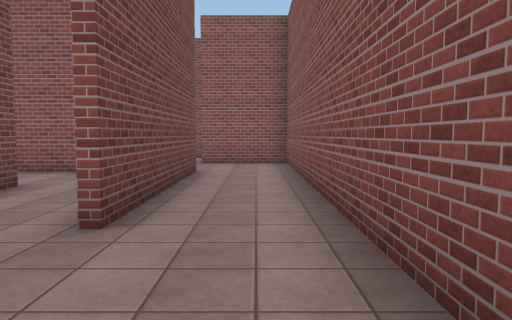
[1] (above)

22 first-person views from a walk through a Unity game level. The camera is 1.5 m above the floor, tilts 4° down and sees 70° across. The floor is counted in squares, 2 m on a side. Each view is taken from the middle of a square. On the plan, view 1 faces up. The plan holds only what a view shows up to about 11 squares ahead; the rest is blank. The place goes on beyond the plan. The player character is not drawn. Surface patterns are stand-ins for the level's own textures.

[2]
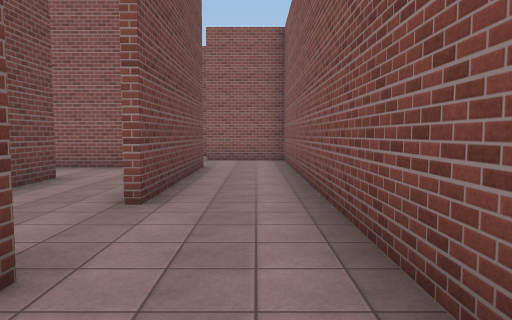

[3]
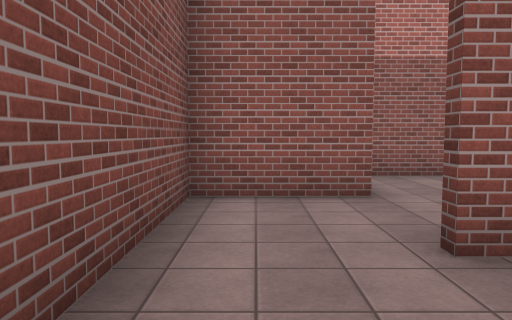

[4]
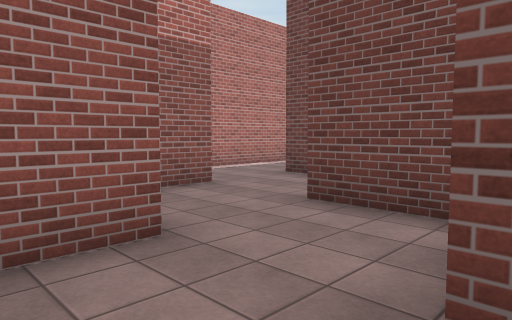

[5]
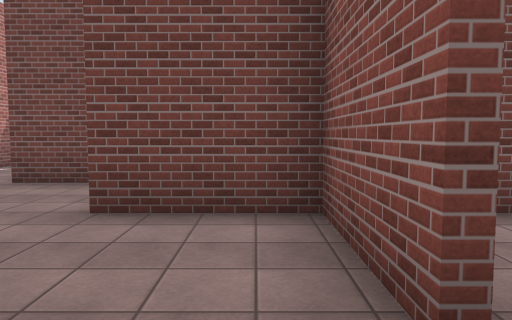

[6]
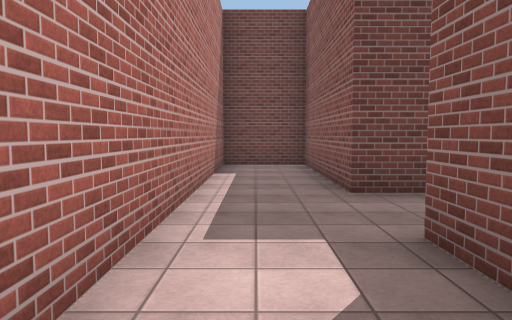

[7]
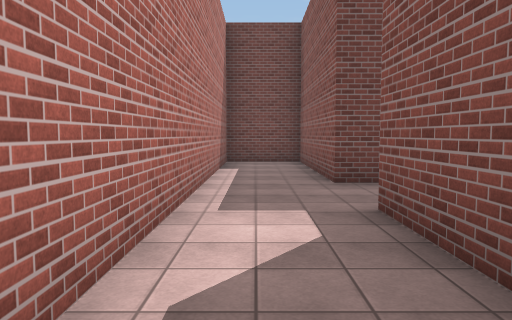

[8]
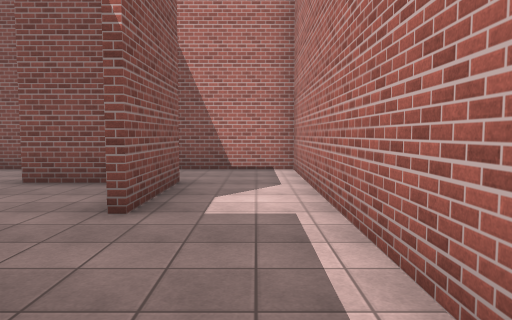

[9]
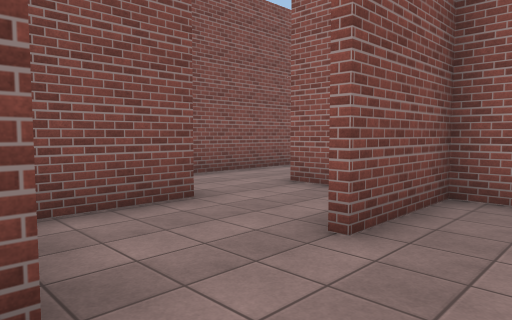

[10]
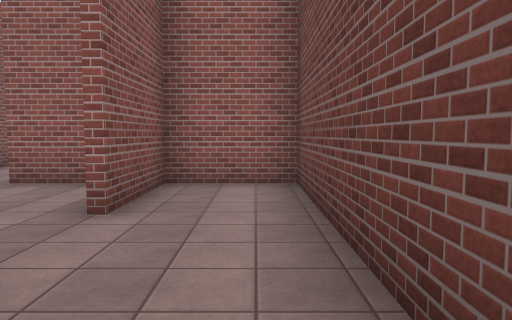

[11]
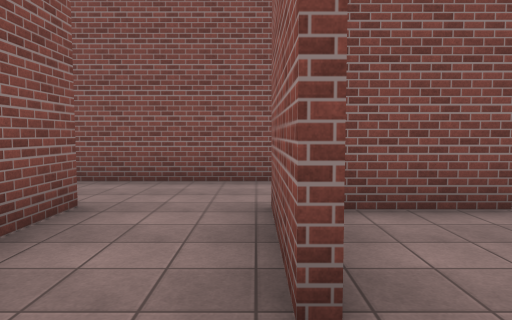

[12]
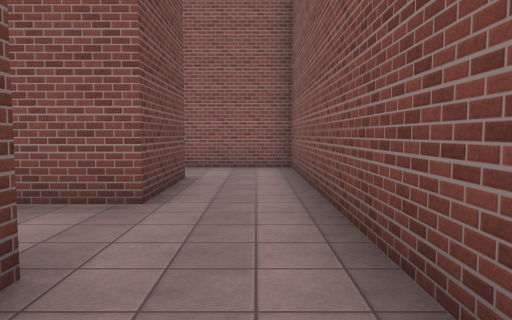

[13]
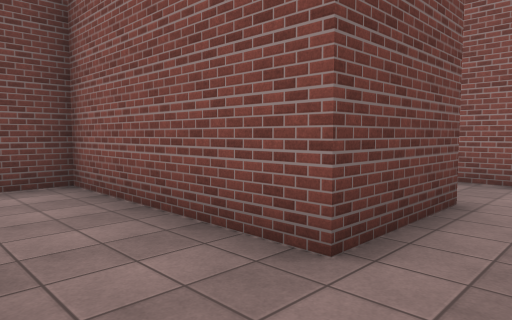

[14]
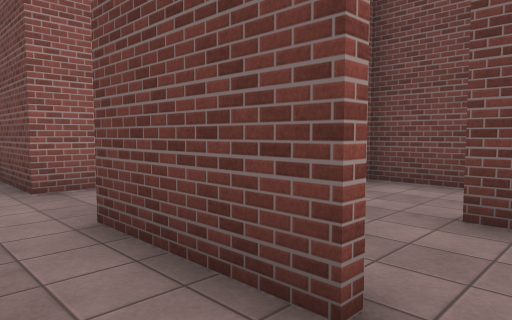

[15]
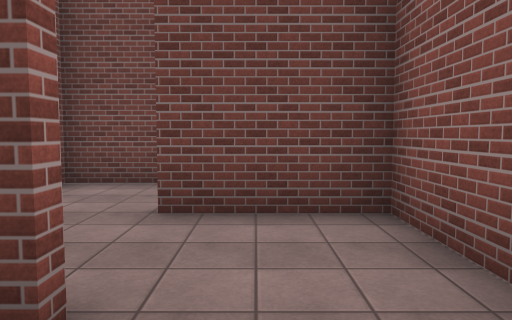

[16]
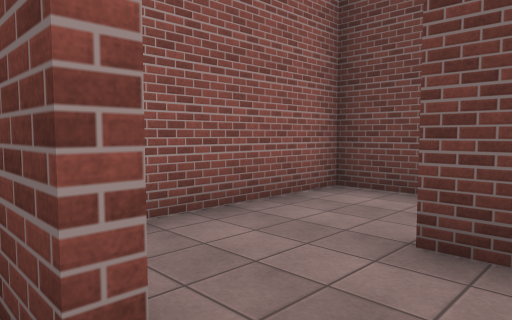

[17]
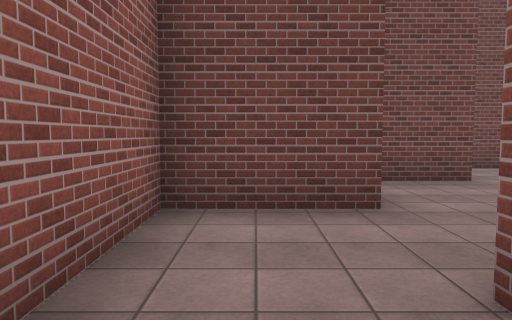

[18]
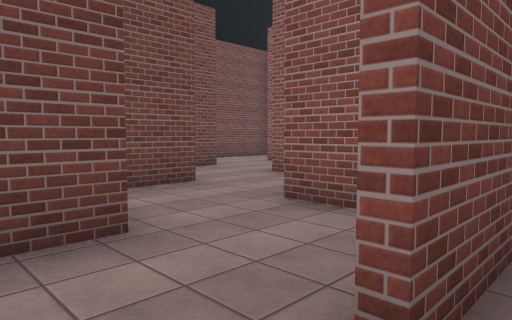

[19]
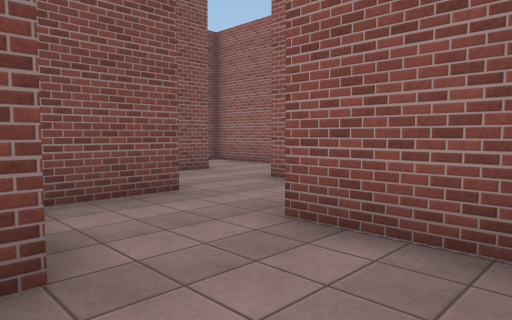

[20]
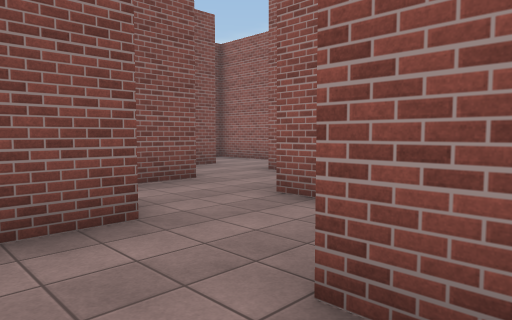

[21]
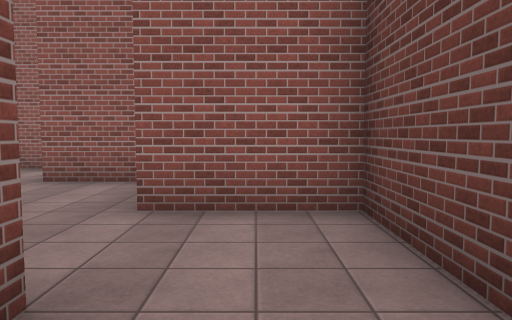

[22]
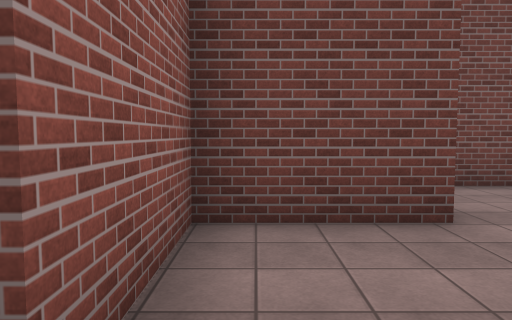

### Floor plan
Points are (right, up) in squares from view 1. A wall is a line through its corners. A room is listed if a view was taken in it or the views show most of it. See-through windows are left out.
Room 1 (views 1, 2, 3, 4, 5)
walls: (-1.6, 0.8) (-1.1, 0.8); (-1.1, 0.6) (-3.4, 0.6) (-3.4, -1.6); (-1.4, -2.8) (-1.4, -1.4) (0.8, -1.4) (0.8, 9.5) (-1.4, 9.5); (-1.2, 7.4) (-1.2, 2.8)
ways out: opening at (-1, 2) to room 8; opening at (-1, 8) to room 9; opening at (-3, -2.5)
Room 2 (views 6, 7, 8)
walls: (-5.6, -3.8) (-10, -3.8) (-10, -5.8) (0.8, -5.8) (0.8, -3.2); (-1.1, -3.8) (-3.6, -3.8)
ways out: opening at (-4.5, -4)
Room 3 (views 9, 11)
walls: (-5.6, 12.4) (-5.6, 7.4) (-3.6, 7.4) (-3.6, 9.8)
ways out: opening at (-4.5, 12) to room 4; opening at (-3, 10.5) to room 10
Room 4 (views 10, 12, 13, 14, 15, 16)
walls: (0.8, 11) (0.8, 18.3) (-1.4, 18.3); (-3.6, 11.8) (-1.2, 11.8) (-1.2, 10); (-1.2, 16.4) (-1.2, 13.9) (-5.6, 13.9) (-5.6, 12.4)
ways out: opening at (-4.5, 12) to room 3; opening at (-1, 17) to room 5
Room 5 (views 17, 18)
walls: (-3.6, 16) (-3.6, 16.9); (-4.8, 18.3) (-5.8, 18.3); (-7.1, 16.3) (-5.6, 16.3) (-5.6, 14) (-1.4, 14); (-1.4, 18.3) (-3.4, 18.3) (-3.4, 16)
ways out: opening at (-1, 17) to room 4; opening at (-6, 17) to room 11
Room 6 (views 19, 20, 21)
walls: (-12.2, 22.5) (-12.2, 21.9); (-10.9, 20.7) (-10, 20.7); (-8, 20.4) (-8, 21.5)
ways out: opening at (-9, 20) to room 12
Room 7 (view 22)
walls: (-5.8, 18.3) (-5.8, 20)
ways out: opening at (-7, 18) to room 11; opening at (-8, 19) to room 12
Room 8 (no view inside)
walls: (-3.4, 5.2) (-3.4, 4)
ways out: opening at (-1, 2) to room 1; opening at (-3, 6)
Room 9 (no view inside)
walls: (-2.5, 7.4) (-1.2, 7.4)
ways out: opening at (-1, 8) to room 1; opening at (-2, 9) to room 10
Room 10 (no view inside)
walls: (-1.4, 9.5) (-1.4, 11.1)
ways out: opening at (-3, 10.5) to room 3; opening at (-2, 9) to room 9
Room 11 (no view inside)
walls: (-7.8, 18.5) (-7.8, 17)
ways out: opening at (-6, 17) to room 5; opening at (-7, 18) to room 7
Room 12 (no view inside)
walls: (-10, 20.7) (-10, 18.5) (-7.8, 18.5)
ways out: opening at (-9, 20) to room 6; opening at (-8, 19) to room 7

Positions as (right, up) in squares from view 1, and headings:
1: (0, 0), facing up
2: (0, -1), facing up
3: (0, 3), facing down
4: (0, 1), facing down-left
5: (0, 0), facing left
6: (-1, -5), facing left
7: (0, -5), facing left
8: (-7, -5), facing right
9: (-5, 12), facing down-right
10: (-5, 13), facing down
11: (-5, 12), facing right
12: (0, 10), facing up
13: (0, 12), facing up-left
14: (0, 17), facing down-left
15: (0, 17), facing left
16: (-1, 17), facing down-left
17: (-2, 15), facing left
18: (-3, 15), facing up-left
19: (-10, 21), facing down-right
20: (-11, 22), facing down-right
21: (-9, 22), facing down
22: (-7, 19), facing left
